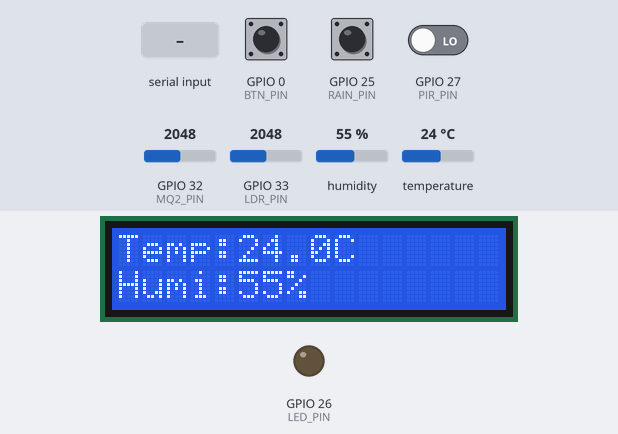
A sketch run on a simulated ESP32. Shown: 16×2 character LCD, output pins drawn as LEDs (lit = HIGH). The inputs (shaded band) are chosen by the test bench; at power-on: GPIO 32 (MQ2_PIN) = 2048, GPIO 25 (RAIN_PIN) HIGH, GPIO 0 (BTN_PIN) HIGH, GPIO 27 (PIR_PIN) LOW, GPIO 33 (LDR_PIN) = 2048, humidity 55 %, temperature 24 °C. WiFi joins after 1.5 s; servers stay silent unless stated; EEPROM starts erased.

Above: at 2.7 s.
2.8 s: GPIO 32 (MQ2_PIN) set to 244
At 5.3 s:
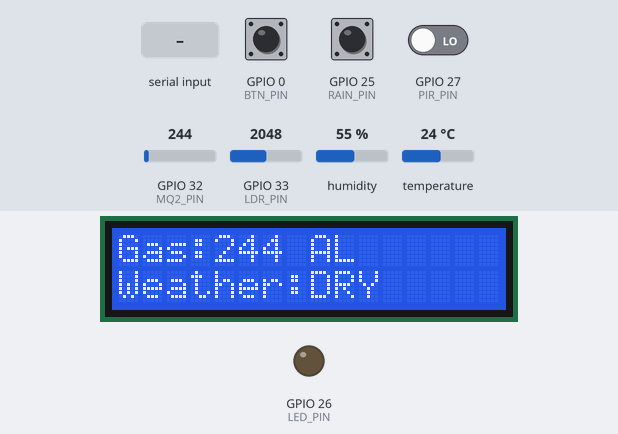
12.7 s: GPIO 32 (MQ2_PIN) set to 216
At 14.8 s:
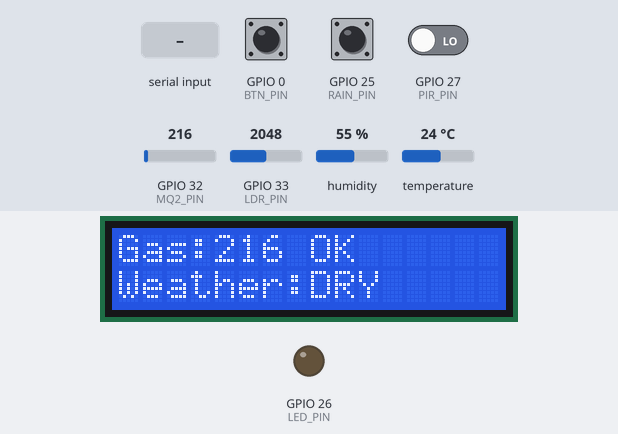
21.5 s: "RFID:ACCESS_GRANTED\n" received over the second serial link
At 22.2 s:
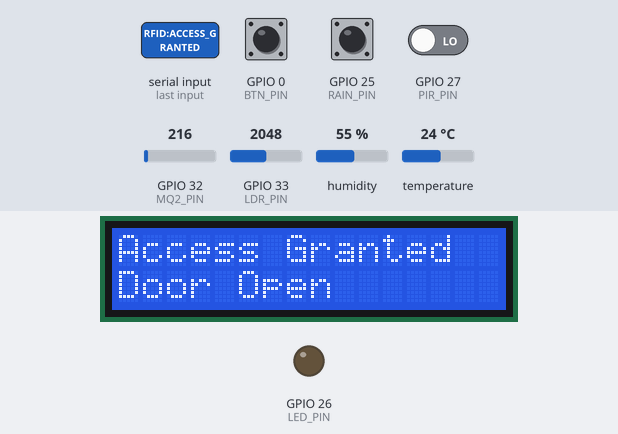
26.0 s: "RFID:ACCESS_DENIED\n" received over the second serial link
At 27.5 s:
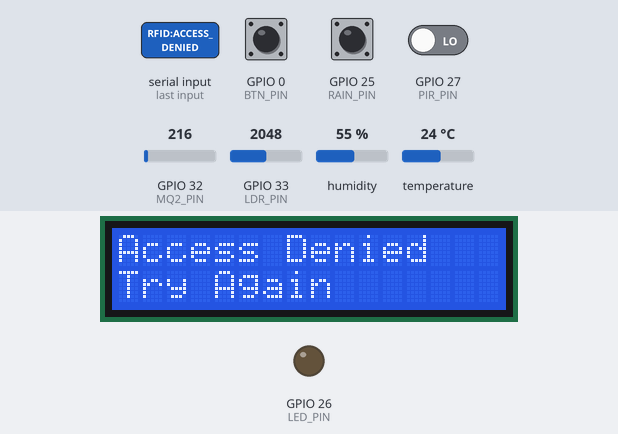
30.6 s: GPIO 25 (RAIN_PIN) pulled LOW for 3.2 s
At 32.5 s:
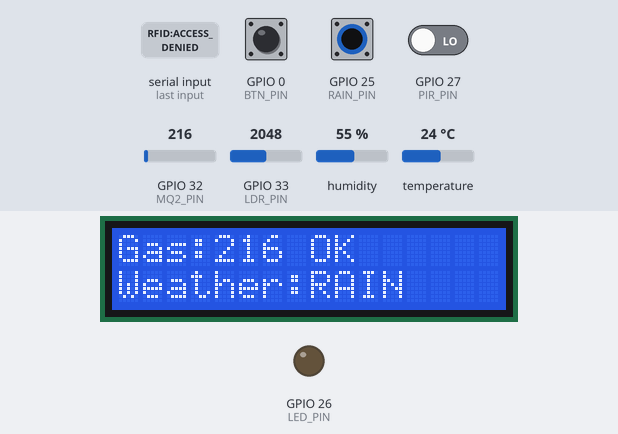
35.6 s: "RFID:MASTER\n" received over the second serial link
At 36.5 s:
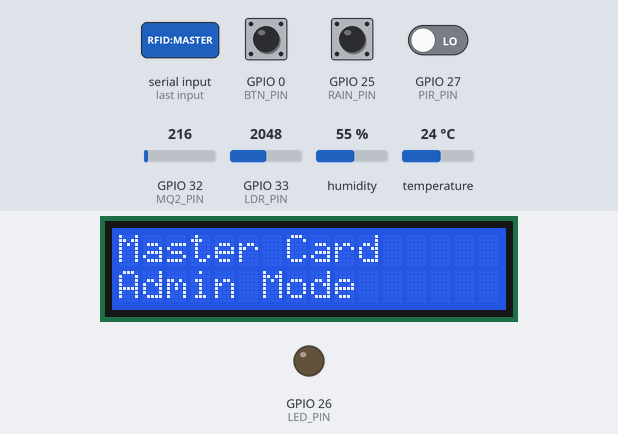
Timing chart, 0 to 38.6 s (numbered marks = the images above; inputs shaded):
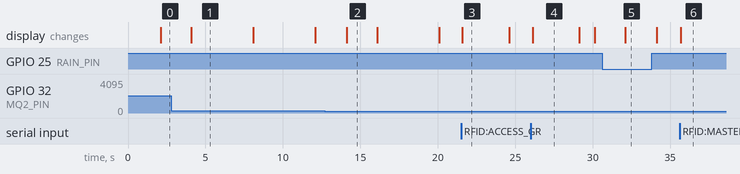

Measured:
- the behaviour switches between 231 and 230 on GPIO 32 (MQ2_PIN) (found by bisection; images 1 and 2)
- after the input at 2.8 s, the display: changes after 1.3 s (image 1)
- after the input at 12.7 s, the display: changes after 1.4 s (image 2)
- after the input at 21.5 s, the display: changes after 0.09 s (image 3)
- after the input at 26.0 s, the display: changes after 0.14 s (image 4)
- after the input at 30.6 s, the display: changes after 1.5 s (image 5)
- after the input at 35.6 s, the display: changes after 0.09 s (image 6)

The sketch:

esp32_final.ino
```cpp
/************ BLYNK DEFINE ************/
#define BLYNK_TEMPLATE_ID   "TMPL6vWozczrS"
#define BLYNK_TEMPLATE_NAME "PT1"
#define BLYNK_AUTH_TOKEN    "bZtaQ-BJ_gDg7F888cRh5uWUxGC_X3eg"
#define BLYNK_PRINT Serial

/************ LIBRARY ************/
#include <WiFi.h>
#include <WebServer.h>
#include <EEPROM.h>
#include <BlynkSimpleEsp32.h>
#include <WidgetTerminal.h>
#include <Wire.h>
#include <LiquidCrystal_I2C.h>
#include <DHT.h>

/************ PIN ************/
#define LED_PIN   26
#define PIR_PIN   27
#define LDR_PIN   33

#define DHT_PIN   4
#define DHT_TYPE  DHT11
#define RAIN_PIN  25

#define MQ2_PIN   32
#define GAS_THRESHOLD 230

#define RX_PIN 16
#define TX_PIN 17

#define BTN_PIN 0
#define HOLD_TIME 5000

/************ OBJECT ************/
WebServer webServer(80);
HardwareSerial ArduinoSerial(1);
BlynkTimer timer;
WidgetTerminal terminal(V4);

LiquidCrystal_I2C lcd(0x27, 16, 2);
DHT dht(DHT_PIN, DHT_TYPE);

/************ WIFI ************/
String ssid_saved = "";
String pass_saved = "";
int wifiMode = 0;
unsigned long lastPress = 0;

/************ LED LOGIC ************/
bool manualLight = false;     // bật tay từ Blynk
bool lightOn = false;         // trạng thái LED hiện tại
bool lastLedState = false;    // trạng thái LED trước đó
unsigned long lightTime = 0;

/************ RFID DISPLAY ************/
bool rfidActive = false;
unsigned long rfidTime = 0;
#define RFID_DISPLAY_TIME 3000

/************ LCD PAGE ************/
unsigned long lcdTime = 0;
bool lcdPage = false;
#define LCD_INTERVAL 3000

/************ HTML ************/
const char html[] PROGMEM = R"html(
<!DOCTYPE html><html>
<body>
<h2>WiFi Config</h2>
<form action="/save">
SSID:<input name="ssid"><br>
PASS:<input name="pass"><br>
<input type="submit">
</form>
</body></html>
)html";

/************ BLYNK SWITCH V6 (MANUAL LED) ************/
BLYNK_WRITE(V6) {
  manualLight = param.asInt();

  if (manualLight) {
    digitalWrite(LED_PIN, HIGH);
    lightOn = true;
  } else {
    digitalWrite(LED_PIN, LOW);
    lightOn = false;
  }
}

/************ SEND LED STATUS TO TERMINAL ************/
void sendLedStatusToTerminal() {
  if (lightOn != lastLedState) {
    terminal.println(lightOn ? "LED1: ON" : "LED1: OFF");
    terminal.flush();
    lastLedState = lightOn;
  }
}

/************ SHOW RFID ************/
void showRFID(const char* l1, const char* l2="") {
  lcd.clear();
  lcd.setCursor(0,0);
  lcd.print(l1);
  lcd.setCursor(0,1);
  lcd.print(l2);
  rfidActive = true;
  rfidTime = millis();
}

/************ READ FROM UNO ************/
void readArduino() {
  while (ArduinoSerial.available()) {
    String msg = ArduinoSerial.readStringUntil('\n');
    msg.trim();
    if (!msg.length()) return;

    if (
      msg == "RFID:ACCESS_GRANTED" ||
      msg == "RFID:ACCESS_DENIED"  ||
      msg == "RFID:MASTER"         ||
      msg == "ADMIN:ADD_CARD"      ||
      msg == "ADMIN:REMOVE_CARD"   ||
      msg == "ADMIN:RESET_ALL"     ||
      msg == "ALARM:GAS"
    ) {
      terminal.println(msg);
      terminal.flush();
    }

    if (msg == "RFID:WAIT") showRFID("Scan RFID...");
    else if (msg == "RFID:ACCESS_GRANTED") showRFID("Access Granted","Door Open");
    else if (msg == "RFID:ACCESS_DENIED") showRFID("Access Denied","Try Again");
    else if (msg == "RFID:MASTER") showRFID("Master Card","Admin Mode");
  }
}

/************ AUTO LIGHT (PIR + LDR) ************/
void handleAutoLight() {
  if (manualLight) return;

  bool pir = digitalRead(PIR_PIN);
  int ldr = analogRead(LDR_PIN);
  bool isDark = ldr < 2000;

  if (pir && isDark && !lightOn) {
    digitalWrite(LED_PIN, HIGH);
    lightOn = true;
    lightTime = millis();
  }

  if (lightOn && millis() - lightTime > 5000) {
    digitalWrite(LED_PIN, LOW);
    lightOn = false;
  }
}

/************ SENSOR + LCD ************/
void sendData() {
  if (rfidActive) return;

  float t = dht.readTemperature();
  float h = dht.readHumidity();
  if (isnan(t) || isnan(h)) return;

  bool rain = digitalRead(RAIN_PIN) == LOW;
  int gasValue = analogRead(MQ2_PIN);
  bool gasAlarm = gasValue > GAS_THRESHOLD;

  handleAutoLight();

  if (millis() - lcdTime > LCD_INTERVAL) {
    lcdPage = !lcdPage;
    lcd.clear();
    lcdTime = millis();
  }

  if (!lcdPage) {
    lcd.setCursor(0,0);
    lcd.printf("Temp:%.1fC   ", t);
    lcd.setCursor(0,1);
    lcd.printf("Humi:%d%%    ", (int)h);
  } else {
    lcd.setCursor(0,0);
    lcd.printf("Gas:%d %s ", gasValue, gasAlarm ? "AL" : "OK");
    lcd.setCursor(0,1);
    lcd.printf("Weather:%s ", rain ? "RAIN" : "DRY");
  }

  if (Blynk.connected()) {
    Blynk.virtualWrite(V1, t);
    Blynk.virtualWrite(V2, h);
    Blynk.virtualWrite(V3, rain ? "Rain" : "Dry");
    Blynk.virtualWrite(V5, gasValue);
  }

  static bool gasSent = false;
  if (gasAlarm && !gasSent) {
    ArduinoSerial.println("GAS_ALARM_3S");
    gasSent = true;
  }
  if (!gasAlarm) gasSent = false;

  // 🔥 GỬI TRẠNG THÁI LED
  sendLedStatusToTerminal();
}

/************ RESET BUTTON ************/
void checkButton() {
  if (digitalRead(BTN_PIN) == LOW) {
    if (millis() - lastPress > HOLD_TIME) {
      EEPROM.begin(200);
      for (int i=0;i<200;i++) EEPROM.write(i,0);
      EEPROM.commit();
      ESP.restart();
    }
  } else lastPress = millis();
}

/************ WEB ************/
void setupWeb() {
  webServer.on("/", [](){ webServer.send(200,"text/html",html); });
  webServer.on("/save", [](){
    EEPROM.writeString(0, webServer.arg("ssid"));
    EEPROM.writeString(40, webServer.arg("pass"));
    EEPROM.commit();
    webServer.send(200,"text/plain","Saved! Restart");
  });
  webServer.begin();
}

/************ SETUP ************/
void setup() {
  Serial.begin(115200);
  ArduinoSerial.begin(9600, SERIAL_8N1, RX_PIN, TX_PIN);

  pinMode(LED_PIN, OUTPUT);
  pinMode(PIR_PIN, INPUT);
  pinMode(LDR_PIN, INPUT);
  pinMode(RAIN_PIN, INPUT_PULLUP);
  pinMode(BTN_PIN, INPUT_PULLUP);

  Wire.begin(21,22);
  lcd.init();
  lcd.backlight();

  dht.begin();
  EEPROM.begin(200);

  char ss[32], pw[64];
  EEPROM.readString(0, ss, sizeof(ss));
  EEPROM.readString(40, pw, sizeof(pw));
  ssid_saved = ss;
  pass_saved = pw;

  if (ssid_saved.length()) {
    WiFi.begin(ssid_saved.c_str(), pass_saved.c_str());
    Blynk.config(BLYNK_AUTH_TOKEN);
    Blynk.connect();
    wifiMode = 1;
  } else {
    WiFi.softAP("ESP32_CONFIG");
    setupWeb();
    wifiMode = 0;
  }

  timer.setInterval(2000, sendData);
  timer.setInterval(100, readArduino);
}

/************ LOOP ************/
void loop() {
  checkButton();
  if (wifiMode == 0) webServer.handleClient();
  if (wifiMode == 1) Blynk.run();
  timer.run();

  if (rfidActive && millis() - rfidTime > RFID_DISPLAY_TIME) {
    rfidActive = false;
    lcd.clear();
  }
}
```
